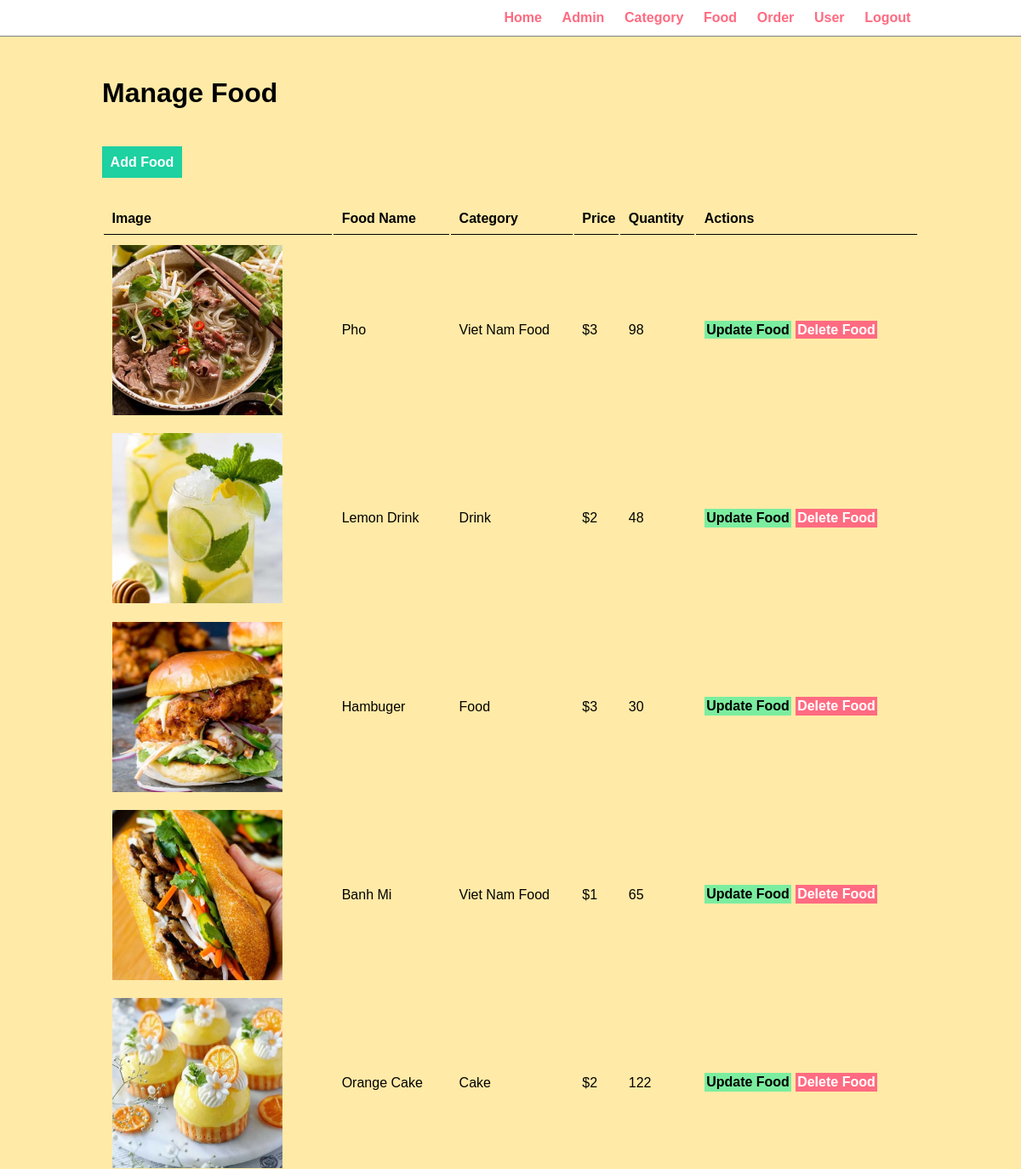
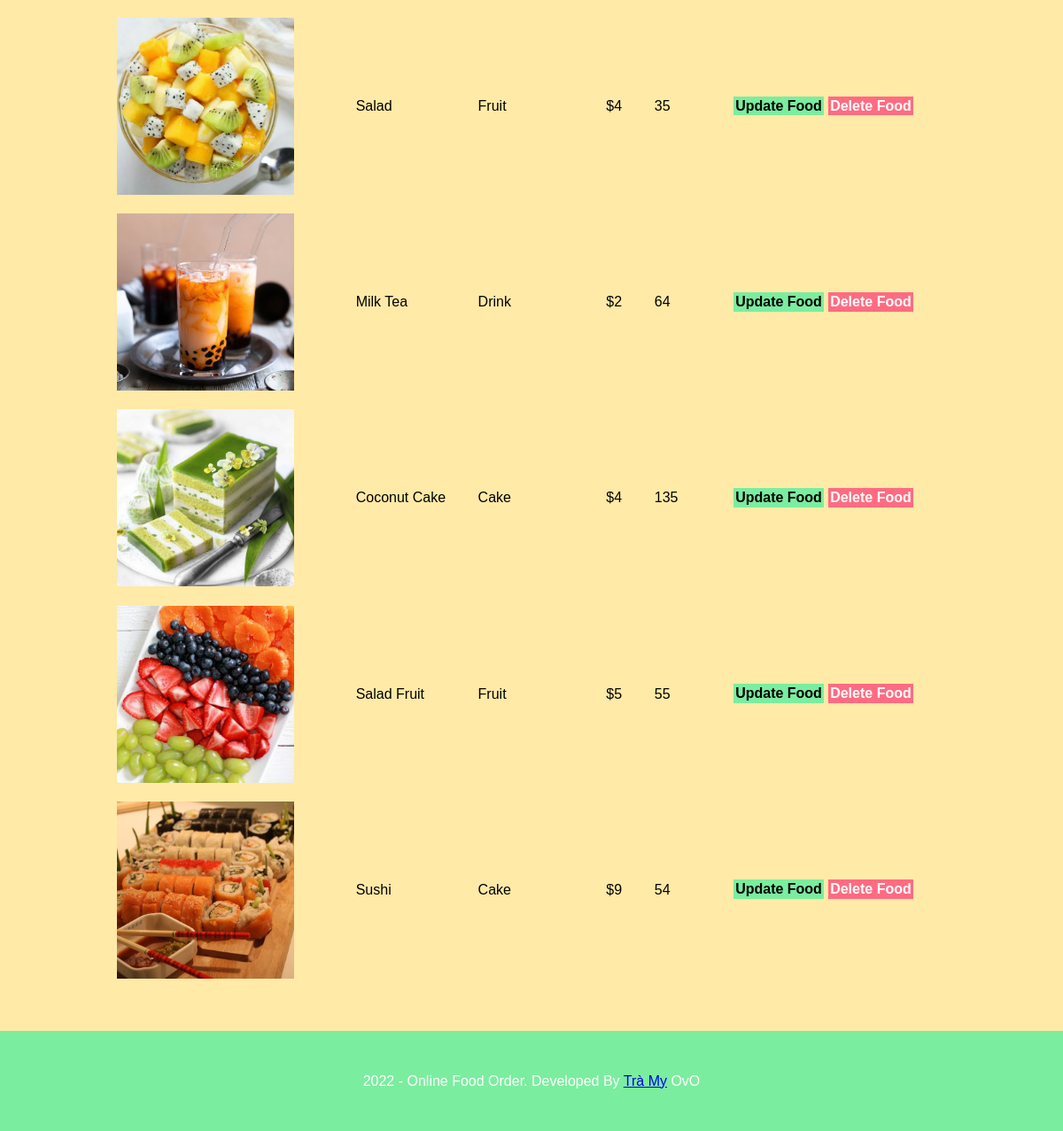
The page /admin/manage-food.php on the database its author committed (2 pictures, top to bottom).
### tables this page shows
CREATE TABLE `food` (
  `foodId` int(10) UNSIGNED NOT NULL,
  `foodName` varchar(100) NOT NULL,
  `category` varchar(100) NOT NULL,
  `description` varchar(255) NOT NULL,
  `price` double NOT NULL,
  `image` varchar(255) NOT NULL,
  `quantityInStock` int(11) NOT NULL
);

### admin/manage-food.php (the view, shortened to what this page needs)
<?php include('parts/menu.php')?>
        <div class = "maincontent">
            <div class = "wrapper">
                <h1>Manage Food</h1>
                <br />
                <br /><br />
                <a href="add-food.php" class="btn-primary">Add Food</a>
                <br /><br /><br />
                <table class="tbl-full">
                    <tr>
                        <th>Image</th>
                        <th>Food Name</th>
                        <th>Category</th>
                        <th>Price</th>
                        <th>Quantity</th>
                        <th>Actions</th>
                    </tr>
                    <?php
                        $sql = "SELECT * FROM food";
                        $res = mysqli_query($conn, $sql) ;
                        if($res == TRUE) {
                            $count = mysqli_num_rows($res);
                            if($count>0) {
                                while($rows=mysqli_fetch_assoc($res)) {
                                    $id = $rows['foodId'];
                                    $foodName = $rows['foodName'];
                                    $category = $rows['category'];
                                    $price = $rows['price'];
                                    $quantity = $rows['quantityInStock'];
                                    $image = $rows['image'];
                                    ?>
                                    <tr>
                                        <td>
                                                <img src="<?php echo SITEURL; ?>images/<?php echo $image; ?>" width="200px">
                                        </td>
                                        <td><?php echo $foodName; ?></td>
                                        <td><?php echo $category; ?></td>
                                        <td>$<?php echo $price; ?></td>
                                        <td><?php echo $quantity; ?></td>
                                        <td>
                                            <a href="<?php echo SITEURL; ?>admin/update-food.php?id=<?php echo $id; ?>" class="btn-secondary">Update Food</a>
                                            <a href="<?php echo SITEURL; ?>admin/delete-food.php?id=<?php echo $id; ?> &image=<?php echo $image; ?>" class="btn-danger">Delete Food</a>
                                        </td>
                                    </tr>
                                    <?php
                                }
                            }
                        }
                    ?>
                </table>
            </div>
        </div>
<?php include('parts/footer.php')?>

### css/admin.css (style rules this page uses)
* { margin: 0; padding: 0; font-family: Arial, Helvetica, sans-serif; }
.wrapper { padding: 1%; width: 80%; margin: 0 auto; }
.tbl-full { width: 100%; }
.btn-primary { background-color: #1dd1a1; padding: 1%; color: white; text-decoration: none; font-weight: bold; }
.btn-secondary { background-color: #7bed9f; padding: 1%; color: black; text-decoration: none; font-weight: bold; }
.btn-danger { background-color: #ff6b81; padding: 1%; color: white; text-decoration: none; font-weight: bold; }
.maincontent { padding: 3% 0; background-color: #ffeaa7; }
table tr th { border-bottom: 1px solid black; padding: 1%; text-align: left; }
table tr td { padding: 1%; }

### rows shown on the page
food: image (picture), foodName "Pho", category "Viet Nam Food", price "3", quantityInStock "98"
food: image (picture), foodName "Lemon Drink", category "Drink", price "2", quantityInStock "48"
food: image (picture), foodName "Hambuger", category "Food", price "3", quantityInStock "30"
food: image (picture), foodName "Banh Mi", category "Viet Nam Food", price "1", quantityInStock "65"
food: image (picture), foodName "Orange Cake", category "Cake", price "2", quantityInStock "122"
food: image (picture), foodName "Salad", category "Fruit", price "4", quantityInStock "35"
food: image (picture), foodName "Milk Tea", category "Drink", price "2", quantityInStock "64"
food: image (picture), foodName "Coconut Cake", category "Cake", price "4", quantityInStock "135"
food: image (picture), foodName "Salad Fruit", category "Fruit", price "5", quantityInStock "55"
food: image (picture), foodName "Sushi", category "Cake", price "9", quantityInStock "54"
